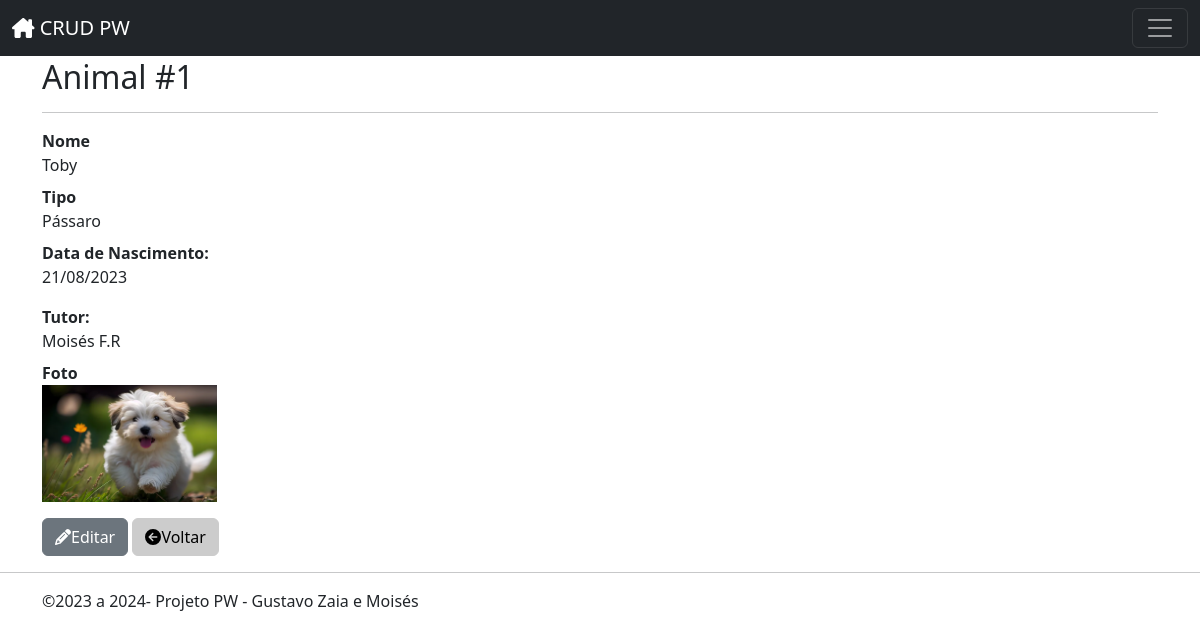
/animais/view.php?id=1, run on the app's committed database.
### tables this page shows
CREATE TABLE `animal` (
  `id` int(11) NOT NULL,
  `nome` varchar(50) DEFAULT NULL,
  `tutor` varchar(50) DEFAULT NULL,
  `tipo` varchar(25) DEFAULT NULL,
  `dataNasc` date DEFAULT NULL,
  `foto` varchar(69) DEFAULT NULL
);

### inc/database.php (called while the page is built, shortened)
<?php
function open_database()
{
	$servername = "localhost";
	$username = "root";
	$password = "";
	try {
		$conn = new PDO("mysql:host=$servername;dbname=wda_crud", $username, $password);
		$conn->setAttribute(PDO::ATTR_ERRMODE, PDO::ERRMODE_EXCEPTION);
		return $conn;
	} catch (Exception $e) {
		echo $e->getMessage();
		return null;
	}
}
function find($table = null, $id = null)
{
	try {
		$database = open_database();
		$found = null;
		if ($id) {
			$stmt = $database->prepare("SELECT * FROM " . $table . " WHERE id = ?");
			$stmt->bindParam(1, $id);
			$stmt->execute();
			if($stmt->rowCount() > 0) {
				$found = $stmt->fetch(PDO::FETCH_ASSOC);
			}
		} else {
			$stmt = $database->prepare("SELECT * FROM " . $table);
			$stmt->execute();
			if ($stmt->rowCount() > 0) {
				$found = $stmt->fetchAll(PDO::FETCH_ASSOC);
			}
		}
	} catch (Exception $e) {
		$_SESSION['message'] = $e->GetMessage();
		$_SESSION['type'] = 'danger';
	}
	return $found;
}
function formatadata($date, $formato)
{
	$dt = new Datetime($date, new DatetimeZone("America/Sao_Paulo"));
	return $dt->format($formato);
}

### animais/functions.php (called while the page is built, shortened)
<?php
    function view($id = null) {
        $animals = find("animal", $id);
    }
?>

### animais/view.php (the view, shortened to what this page needs)
<?php
    include('functions.php');
    view($_GET['id']);
?>
            <h2 class="mt-2">Animal #<?php echo $animals['id']; ?></h2>
            <hr>
            <dl class="dl-horizontal">
                <dt>Nome</dt>
                <dd><?php echo $animals['nome']; ?></dd>
                <dt>Tipo</dt>
                <dd><?php echo $animals['tipo']; ?></dd>
                <dt>Data de Nascimento:</dt>
                <dd><?php echo formatadata($animals['dataNasc'],"d/m/Y" ) ?></dd>
            </dl>
            <dl class="dl-horizontal">
                <dt>Tutor:</dt>
                <dd><?php echo $animals['tutor']; ?></dd>
                <dt>Foto</dt>
                <dd>
                    <?php
                        if($animals['foto']){
                            echo '<img width="175px" src="fotos/' . $animals['foto'] . '">';
                        }else{
                            echo '<img width="175px" src="fotos/sem_imagem.jpg">';
                        }
                    ?>
                </dd>
            </dl>
            <div id="actions" class="row">
                <div class="col-md-12">
                <a href="edit.php?id=<?php echo $animals['id']; ?>" class="btn btn-secondary">
                   <i class="fa-solid fa-pencil"></i>Editar
                </a>
                <a href="index.php" class="btn btn-light">
                    <i class="fa-solid fa-circle-arrow-left"></i>Voltar
                </a>
                </div>
            </div>

### inc/header.php (style rules this page uses)
body { padding-top: 50px; padding-bottom: 20px; }
.btn-light { background-color: #cccccc; border-color: #cccccc; }
header, #actions { margin-top: 10px; }

### data on the page
animal: id "1", nome "Toby", tipo "Pássaro", dataNasc "21/08/2023", tutor "Moisés F.R", foto (picture)

### other printed values
$hoje->format("Y") "2024"
